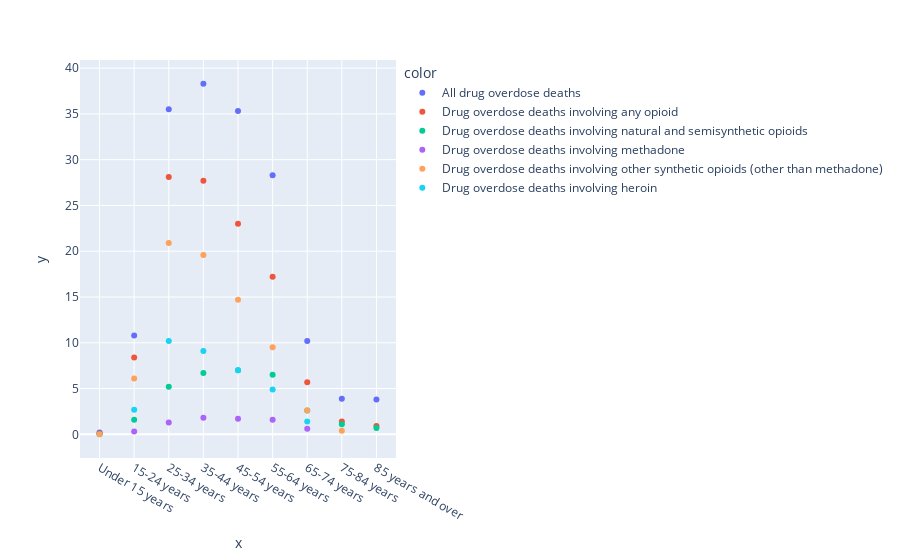

This figure's notebook cell:
### Code cell
import plotly.graph_objects as go

#df = px.data.gapminder()

fig = px.scatter(x= filtered_data['STUB_LABEL'], y=filtered_data['ESTIMATE'],
	             color=filtered_data["PANEL"])
fig.show()

### Figure 1 — Plotly figure (JSON) as saved in the notebook; plotly's stock layout.template omitted (floating-point values rounded to 4 significant figures)
{"data": [{"hovertemplate": "color=All drug overdose deaths<br>x=%{x}<br>y=%{y}<extra></extra>", "legendgroup": "All drug overdose deaths", "marker": {"color": "#636efa", "symbol": "circle"}, "mode": "markers", "name": "All drug overdose deaths", "orientation": "v", "showlegend": true, "type": "scatter", "x": ["Under 15 years", "15-24 years", "25-34 years", "35-44 years", "45-54 years", "55-64 years", "65-74 years", "75-84 years", "85 years and over"], "xaxis": "x", "y": [0.2, 10.8, 35.5, 38.3, 35.3, 28.3, 10.2, 3.9, 3.8], "yaxis": "y"}, {"hovertemplate": "color=Drug overdose deaths involving any opioid<br>x=%{x}<br>y=%{y}<extra></extra>", "legendgroup": "Drug overdose deaths involving any opioid", "marker": {"color": "#EF553B", "symbol": "circle"}, "mode": "markers", "name": "Drug overdose deaths involving any opioid", "orientation": "v", "showlegend": true, "type": "scatter", "x": ["Under 15 years", "15-24 years", "25-34 years", "35-44 years", "45-54 years", "55-64 years", "65-74 years", "75-84 years", "85 years and over"], "xaxis": "x", "y": [0.1, 8.4, 28.1, 27.7, 23, 17.2, 5.7, 1.4, 0.9], "yaxis": "y"}, {"hovertemplate": "color=Drug overdose deaths involving natural and semisynthetic opioids<br>x=%{x}<br>y=%{y}<extra></extra>", "legendgroup": "Drug overdose deaths involving natural and semisynthetic opioids", "marker": {"color": "#00cc96", "symbol": "circle"}, "mode": "markers", "name": "Drug overdose deaths involving natural and semisynthetic opioids", "orientation": "v", "showlegend": true, "type": "scatter", "x": ["Under 15 years", "15-24 years", "25-34 years", "35-44 years", "45-54 years", "55-64 years", "65-74 years", "75-84 years", "85 years and over"], "xaxis": "x", "y": [0, 1.6, 5.2, 6.7, 7, 6.5, 2.6, 1.1, 0.7], "yaxis": "y"}, {"hovertemplate": "color=Drug overdose deaths involving methadone<br>x=%{x}<br>y=%{y}<extra></extra>", "legendgroup": "Drug overdose deaths involving methadone", "marker": {"color": "#ab63fa", "symbol": "circle"}, "mode": "markers", "name": "Drug overdose deaths involving methadone", "orientation": "v", "showlegend": true, "type": "scatter", "x": ["Under 15 years", "15-24 years", "25-34 years", "35-44 years", "45-54 years", "55-64 years", "65-74 years", "75-84 years", "85 years and over"], "xaxis": "x", "y": [null, 0.3, 1.3, 1.8, 1.7, 1.6, 0.6, null, null], "yaxis": "y"}, {"hovertemplate": "color=Drug overdose deaths involving other synthetic opioids (other than methadone)<br>x=%{x}<br>y=%{y}<extra></extra>", "legendgroup": "Drug overdose deaths involving other synthetic opioids (other than methadone)", "marker": {"color": "#FFA15A", "symbol": "circle"}, "mode": "markers", "name": "Drug overdose deaths involving other synthetic opioids (other than methadone)", "orientation": "v", "showlegend": true, "type": "scatter", "x": ["Under 15 years", "15-24 years", "25-34 years", "35-44 years", "45-54 years", "55-64 years", "65-74 years", "75-84 years", "85 years and over"], "xaxis": "x", "y": [0, 6.1, 20.9, 19.6, 14.7, 9.5, 2.6, 0.4, null], "yaxis": "y"}, {"hovertemplate": "color=Drug overdose deaths involving heroin<br>x=%{x}<br>y=%{y}<extra></extra>", "legendgroup": "Drug overdose deaths involving heroin", "marker": {"color": "#19d3f3", "symbol": "circle"}, "mode": "markers", "name": "Drug overdose deaths involving heroin", "orientation": "v", "showlegend": true, "type": "scatter", "x": ["Under 15 years", "15-24 years", "25-34 years", "35-44 years", "45-54 years", "55-64 years", "65-74 years", "75-84 years", "85 years and over"], "xaxis": "x", "y": [null, 2.7, 10.2, 9.1, 7, 4.9, 1.4, null, null], "yaxis": "y"}], "layout": {"legend": {"title": {"text": "color"}, "tracegroupgap": 0}, "margin": {"t": 60}, "xaxis": {"anchor": "y", "domain": [0, 1], "title": {"text": "x"}}, "yaxis": {"anchor": "x", "domain": [0, 1], "title": {"text": "y"}}}}
